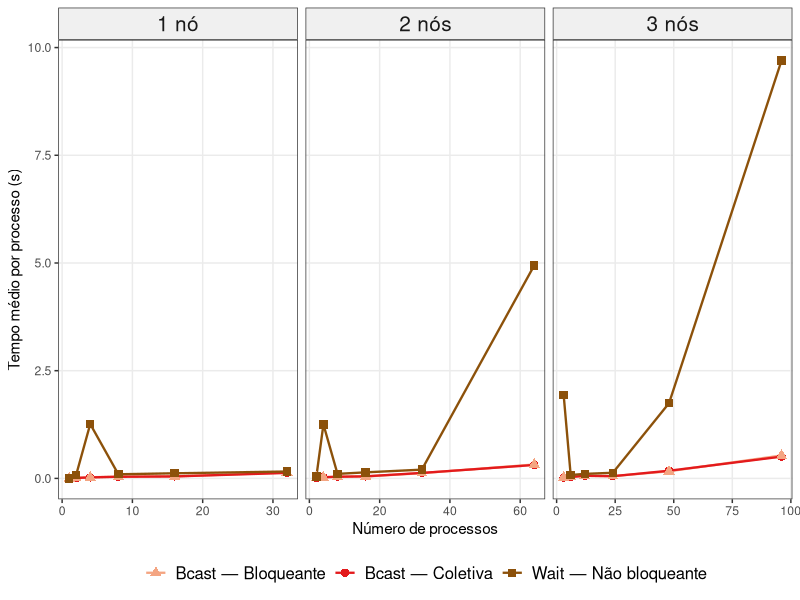
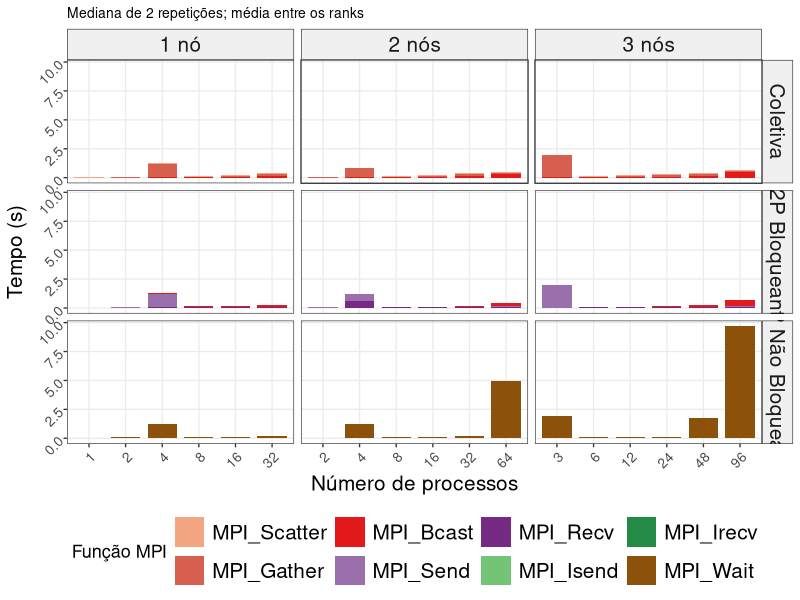
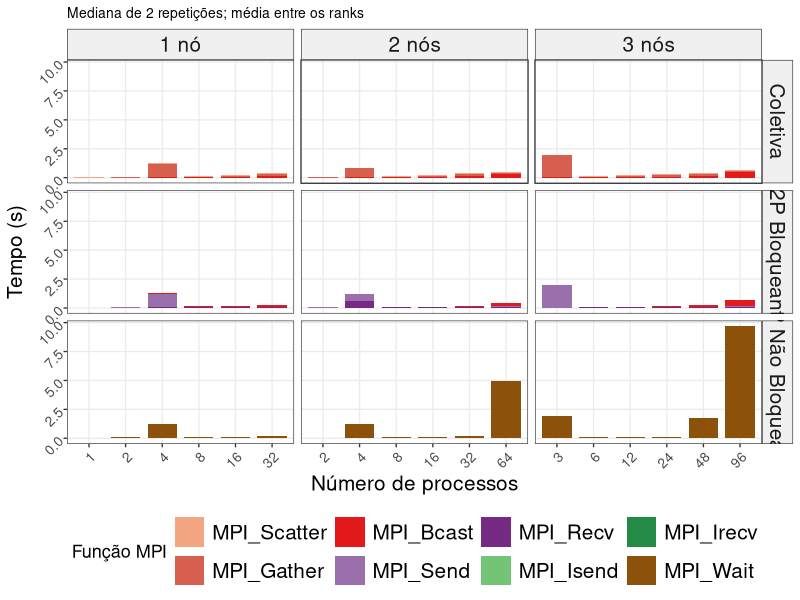
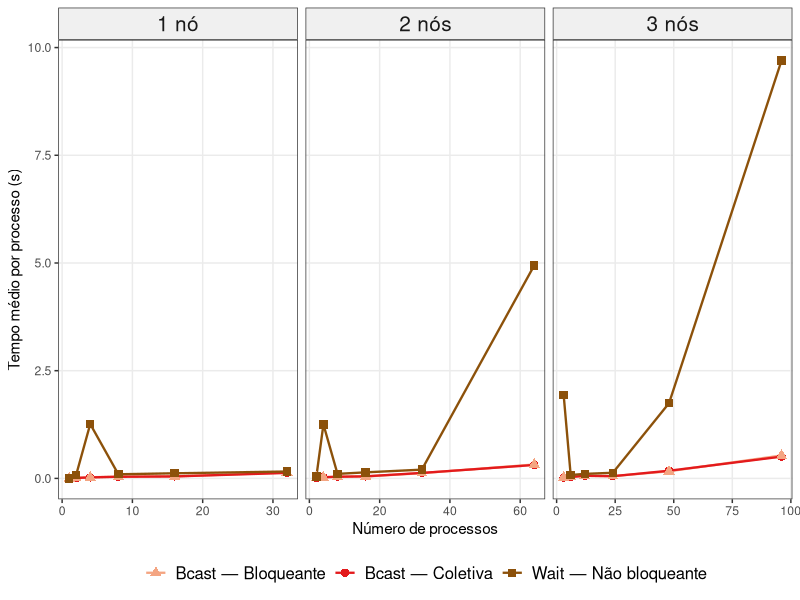

Reproduce these figures in R, in order.
library(dplyr)
library(ggplot2)
library(tidyr)

pdf(NULL)

df <- read.csv("../../results/rastro_completo.csv", stringsAsFactors = FALSE)

funcs_keep <- c("MPI_Scatter", "MPI_Gather", "MPI_Bcast",
                "MPI_Send", "MPI_Recv",
                "MPI_Isend", "MPI_Irecv", "MPI_Wait")

func_time <- df %>%
  filter(funcao %in% funcs_keep) %>%
  group_by(tipo, size, nproc, nodes, rep, rank, funcao) %>%
  summarise(t_rank = sum(duracao), .groups = "drop") %>%
  group_by(tipo, size, nproc, nodes, rep, funcao) %>%
  summarise(t_mean_rank = mean(t_rank), .groups = "drop") %>%
  group_by(tipo, size, nproc, nodes, funcao) %>%
  summarise(t = median(t_mean_rank), .groups = "drop") %>%
  mutate(
    tipo = recode(tipo,
      "coletiva"          = "Coletiva",
      "p2p_bloqueante"    = "P2P Bloqueante",
      "p2p_naobloqueante" = "P2P Não Bloqueante"
    ),
    size_label = paste0(size, "×", size),
    funcao = factor(funcao, levels = c(
      "MPI_Scatter","MPI_Gather","MPI_Bcast",
      "MPI_Send","MPI_Recv",
      "MPI_Isend","MPI_Irecv","MPI_Wait"
    ))
  )

cores_funcao <- c(
  "MPI_Scatter" = "#f4a582",
  "MPI_Gather"  = "#d6604d",
  "MPI_Bcast"   = "#e31a1c",
  "MPI_Send"    = "#9970ab",
  "MPI_Recv"    = "#762a83",
  "MPI_Isend"   = "#74c476",
  "MPI_Irecv"   = "#238b45",
  "MPI_Wait"    = "#8c510a"
)

# --- Gráfico 1: stacked bar ---
plot_data <- func_time %>% filter(size == 1500)

ggplot(plot_data, aes(x = factor(nproc), y = t, fill = funcao)) +
  geom_col(position = "stack", width = 0.8) +
  facet_grid(tipo ~ paste0(nodes, ifelse(nodes==1," nó"," nós")),
             scales = "free_x", space = "free_x") +
  scale_fill_manual(values = cores_funcao) +
  labs(
    subtitle = "Mediana de 2 repetições; média entre os ranks",
    x        = "Número de processos",
    y        = "Tempo (s)",
    fill     = "Função MPI"
  ) +
  theme_bw(base_size = 10) +
  theme(
    legend.position  = "bottom",
    panel.grid.minor = element_blank(),
    strip.background = element_rect(fill = "#f0f0f0"),
    axis.title       = element_text(size = 15),
    strip.text       = element_text(size = 15),
    axis.text.y      = element_text(size = 10, angle = 45),
    axis.text.x      = element_text(angle = 45, hjust = 1, size = 10),
    legend.text      = element_text(size = 15),
    legend.title     = element_text(size = 13),
    legend.key.size  = unit(0.8, "cm")
  )

ggsave("../imgs/plot_funcoes_stacked.pdf", width = 12, height = 7)
message("Salvo: plot_funcoes_stacked.pdf")


# --- Gráfico 2: Wait vs Bcast ---
plot_nb <- func_time %>%
  filter(
    size == 1500,
    (funcao == "MPI_Wait"  & tipo == "P2P Não Bloqueante") |
    (funcao == "MPI_Bcast" & tipo != "P2P Não Bloqueante")
  ) %>%
  mutate(
    nodes_label = factor(
      paste0(nodes, ifelse(nodes==1," nó"," nós")),
      levels = c("1 nó","2 nós","3 nós")
    ),
    versao_label = case_when(
      funcao == "MPI_Wait" ~ "Wait — Não bloqueante",
      tipo == "Coletiva"   ~ "Bcast — Coletiva",
      TRUE                 ~ "Bcast — Bloqueante"
    )
  )

ggplot(plot_nb, aes(x = nproc, y = t, color = versao_label, shape = versao_label)) +
  geom_line(linewidth = 0.8) +
  geom_point(size = 2.5) +
  facet_wrap(~ nodes_label, ncol = 3, scales = "free_x") +
  scale_color_manual(values = c(
    "Bcast — Coletiva"      = "#e31a1c",
    "Bcast — Bloqueante"    = "#f4a582",
    "Wait — Não bloqueante" = "#8c510a"
  )) +
  scale_shape_manual(values = c(
    "Bcast — Coletiva"      = 16,
    "Bcast — Bloqueante"    = 17,
    "Wait — Não bloqueante" = 15
  )) +
  labs(
    x     = "Número de processos",
    y     = "Tempo médio por processo (s)",
    color = NULL,
    shape = NULL
  ) +
  theme_bw(base_size = 11) +
  theme(
    legend.position  = "bottom",
    panel.grid.minor = element_blank(),
    strip.text       = element_text(size = 15),
    strip.background = element_rect(fill = "#f0f0f0"),
    legend.text      = element_text(size = 12)
  )

ggsave("../imgs/plot_wait_vs_bcast.pdf", width = 10, height = 4)
message("Salvo: plot_wait_vs_bcast.pdf")
